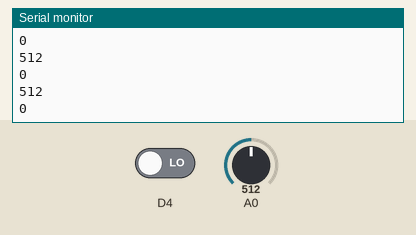
Simulated run of this sketch. Board: ESP8266 (NodeMCU). Shown: the last lines printed to the serial monitor. Inputs (shaded band) come from the test bench; at power-on: A0 = 512, D4 LOW.

Above: at 1.2 s.
1.3 s: A0 set to 716
At 1.8 s:
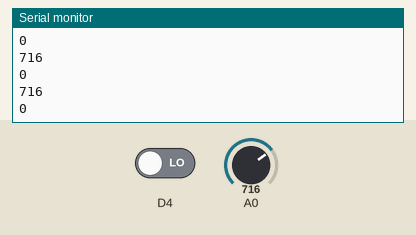
2.8 s: D4 driven HIGH
At 3.8 s:
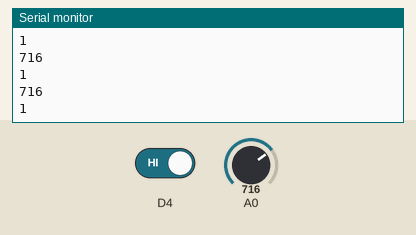
4.3 s: A0 set to 900
At 4.9 s:
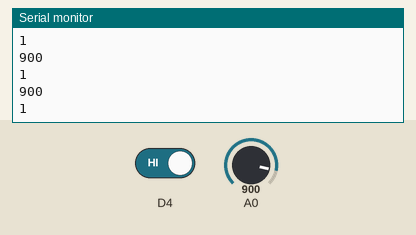
Timing chart, 0 to 7.3 s (numbered marks = the images above; inputs shaded):
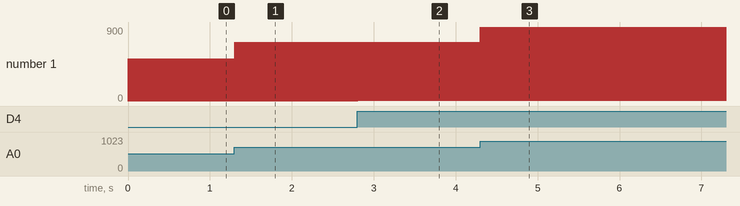

Measured:
- after the input at 1.3 s, the serial monitor: prints a new line at once (image 1)
- after the input at 2.8 s, the serial monitor: prints a new line at once (image 2)
- after the input at 4.3 s, the serial monitor: prints a new line at once (image 3)
- plotted number 1: 0 → 1 after the input at 2.8 s

The sketch:

test.ino
```cpp
void setup() {
  // put your setup code here, to run once:
Serial.begin(9600);
pinMode(A0,INPUT);
pinMode(D4,INPUT);
}

void loop() {
  // put your main code here, to run repeatedly:
Serial.println(digitalRead(D4));
Serial.println(analogRead(A0));
}
```
